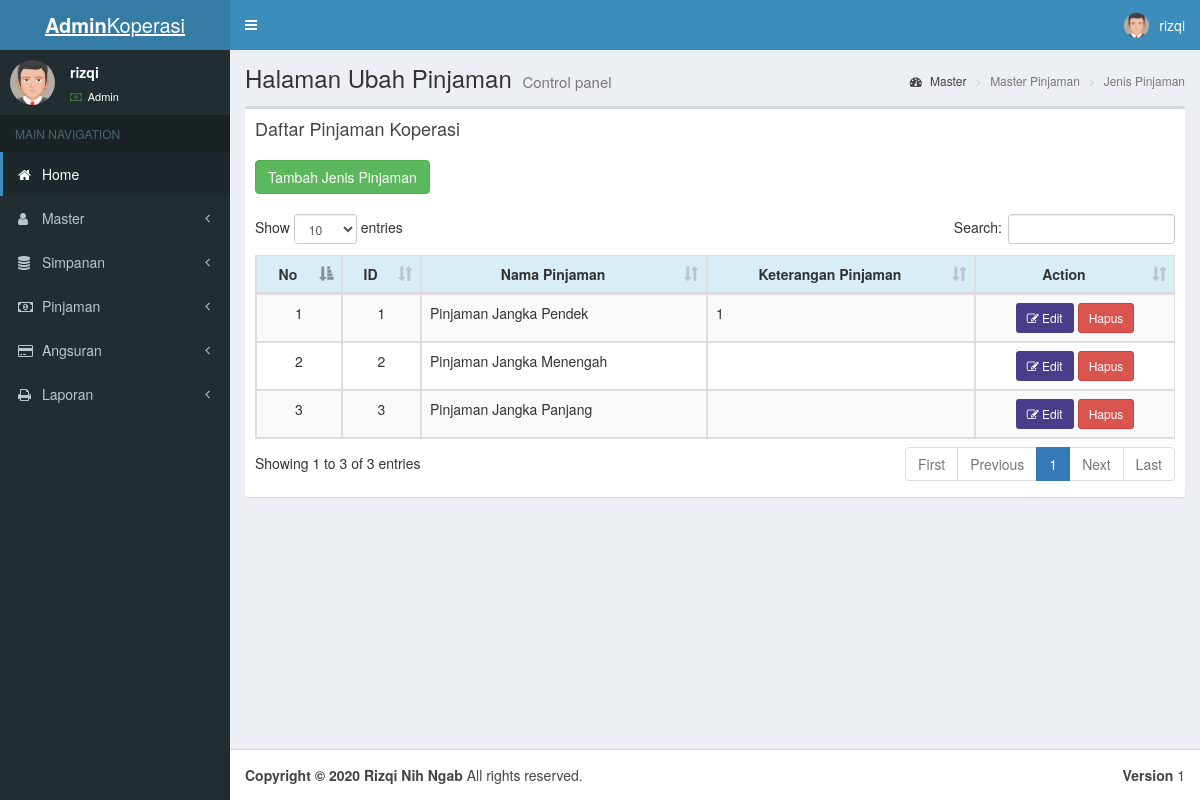
/page-ubahpinjaman.php (signed in), run on the app's committed database.
### tables this page shows
CREATE TABLE `k_pinjaman` (
  `id` int NOT NULL,
  `nama_pinjaman` varchar(50) DEFAULT NULL,
  `keterangan_pinjaman` text NOT NULL
);

### main-ubahpinjaman.php (the view, shortened to what this page needs)
<?php include 'koneksi.php';
?>
<link rel="stylesheet" href="https://maxcdn.bootstrapcdn.com/bootstrap/3.3.6/css/bootstrap.min.css" />
<div class="content-wrapper">
    <section class="content-header">
        <h1>
            Halaman Ubah Pinjaman
            <small>Control panel</small>
        </h1>
        <ol class="breadcrumb">
            <li><a href="index.php"><i class="fa fa-dashboard"></i> Master</a></li>
            <li class="active">Master Pinjaman</li>
            <li class="active">Jenis Pinjaman</li>
        </ol>
    </section>
    <section class="content">
        <div class="box">
            <div class="box-header">
                <h3 class="box-title">Daftar Pinjaman Koperasi</h3>
            </div>
            <div class="box-body">
                <?php
                $sql = mysqli_query($conn, "SELECT * FROM k_pinjaman");
                ?>
                <table id="dataTable" class="table table-bordered table-striped">
                    <button type="button" name="age" id="age" data-toggle="modal" data-target="#add_data_Modal"
                        class="btn btn-success">Tambah Jenis Pinjaman</button>
                    <br></br>
                    <thead>
                        <tr class="info">
                            <th>
                                <center>No</center>
                            </th>
                            <th>
                                <center>ID</center>
                            </th>
                            <th>
                                <center>Nama Pinjaman</center>
                            </th>
                            <th>
                                <center>Keterangan Pinjaman</center>
                            </th>
                            <th>
                                <center>Action</center>
                            </th>
                        </tr>
                    </thead>
                    <tbody>
                        <tr>
                            <?php
                            $no = 1;
                            while ($row = mysqli_fetch_array($sql)) {
                            ?>
                            <td>
                                <center>
                                    <?php echo $no; ?>
                                </center>
                            </td>
                            <td>
                                <center>
                                    <?php echo $row['id']; ?>
                                </center>
                            </td>
                            <td>
                                <?php echo $row['nama_pinjaman']; ?>
                            </td>
                            <td>
                                <?php echo $row['keterangan_pinjaman']; ?>
                            </td>
                            <td>
                                <center>
                                    <a type="button" name="edit" value="Edit" data-toggle="modal"
                                        data-target="#editModal<?php echo $row["id"]; ?>" title="Edit Data ini"
                                        class="btn btn-sm" style="background: darkslateblue;color:white;"><i
                                            class="fa fa-edit "></i>
                                        Edit
                                    </a>
                                    <a href="proses.php?id=<?php echo $row['id']; ?>&requbp=dell" title="Hapus Pinjaman"
                                        class="btn btn-danger btn-sm alert_notif">
                                        Hapus</span>
                                    </a>
                                </center>
                            </td>
                        </tr>
                        <div id="editModal<?php echo $row["id"]; ?>" class="modal fade">
                            <div class="modal-dialog">
                                <?php
                                $no++;
                            }
                                ?>
                    </tbody>
                </table>
            </div>
        </div>
    </section>
</div>
</html>

### data on the page
k_pinjaman: id "1", nama_pinjaman "Pinjaman Jangka Pendek", keterangan_pinjaman "1"
k_pinjaman: id "2", nama_pinjaman "Pinjaman Jangka Menengah"
k_pinjaman: id "3", nama_pinjaman "Pinjaman Jangka Panjang"

### other printed values
$data_username "rizqi"
